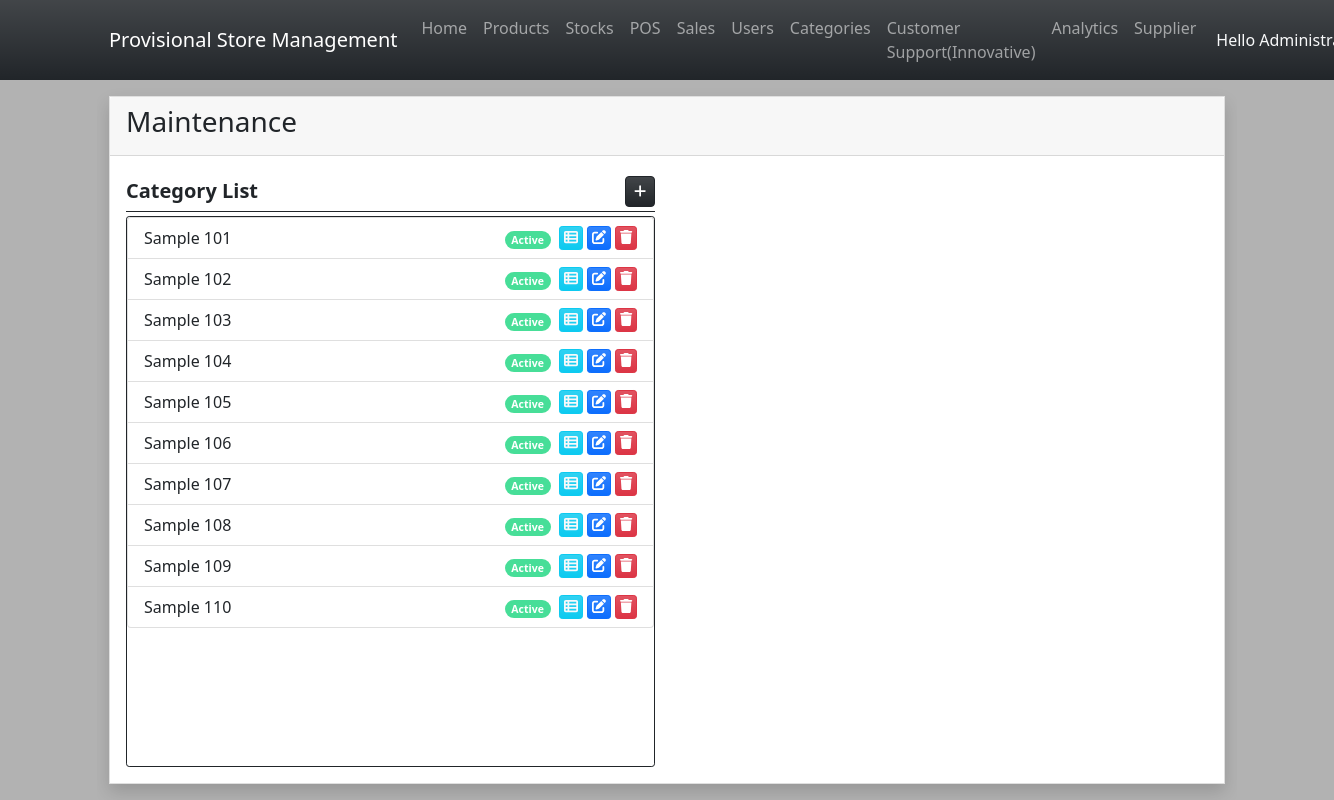
Screenshot of /?page=maintenance (signed in) with the database file from the repository.
### tables this page shows
CREATE TABLE `category_list` (
  `category_id` int(30) NOT NULL,
  `name` text NOT NULL,
  `description` text NOT NULL,
  `status` tinyint(1) NOT NULL DEFAULT 1,
  `delete_flag` tinyint(1) NOT NULL DEFAULT 0,
  `date_created` datetime NOT NULL DEFAULT current_timestamp(),
  `date_updated` datetime DEFAULT NULL ON UPDATE current_timestamp()
);

### maintenance.php (the view, shortened to what this page needs)
<div class="card h-100 d-flex flex-column rounded-0 shadow">
    <div class="card-header d-flex justify-content-between">
        <h3 class="card-title">Maintenance</h3>
    </div>
    <div class="card-body flex-grow-1">
        <div class="col-12 h-100">
            <div class="row h-100">
                <div class="col-md-6 h-100 d-flex flex-column">
                    <div class="w-100 d-flex border-bottom border-dark py-1 mb-1">
                        <div class="fs-5 col-auto flex-grow-1"><b>Category List</b></div>
                        <div class="col-auto flex-grow-0 d-flex justify-content-end">
                            <a href="javascript:void(0)" id="new_category" class="btn btn-dark btn-sm bg-gradient rounded-2" title="Add Category"><span class="fa fa-plus"></span></a>
                        </div>
                    </div>
                    <div class="h-100 overflow-auto border rounded-1 border-dark">
                        <ul class="list-group">
                            <?php
                            $cat_qry = $conn->query("SELECT * FROM `category_list` where delete_flag = 0 order by `name` asc");
                            while($row = $cat_qry->fetch_assoc()):
                            ?>
                            <li class="list-group-item d-flex">
                                <div class="col-auto flex-grow-1">
                                    <?php echo $row['name'] ?>
                                </div>
                                <div class="col-auto pe-2">
                                    <?php
                                        if(isset($row['status']) && $row['status'] == 1){
                                            echo "<small><span class='badge rounded-pill bg-success'>Active</span></small>";
                                        }else{
                                            echo "<small><span class='badge rounded-pill bg-danger'>Inactive</span></small>";
                                        }
                                    ?>
                                </div>
                                <div class="col-auto d-flex justify-content-end">
                                    <a href="javascript:void(0)" class="view_category btn btn-sm btn-info text-light bg-gradient py-0 px-1 me-1" title="View Category Details" data-id="<?php echo $row['category_id'] ?>" ><span class="fa fa-th-list"></span></a>
                                    <a href="javascript:void(0)" class="edit_category btn btn-sm btn-primary bg-gradient py-0 px-1 me-1" title="Edit Category Details" data-id="<?php echo $row['category_id'] ?>"  data-name="<?php echo $row['name'] ?>"><span class="fa fa-edit"></span></a>
                                    <a href="javascript:void(0)" class="delete_category btn btn-sm btn-danger bg-gradient py-0 px-1" title="Delete Category" data-id="<?php echo $row['category_id'] ?>"  data-name="<?php echo $row['name'] ?>"><span class="fa fa-trash"></span></a>
                                </div>
                            </li>
                            <?php endwhile; ?>
                        </ul>
                    </div>
                </div>
            </div>
        </div>
    </div>
</div>

### index.php (style rules this page uses)
:root { --bs-success-rgb:71, 222, 152 !important; }
html,body { height:100%; width:100%; }
@media screen { body { background-image:url('./images/new.jpg') !important; background-size:cover; background-repeat:no-repeat; background-position:center center; backdrop-filter: brightness(0.7); } }

### rows the page displays
category_list: name "Sample 101", status "Active"
category_list: name "Sample 102", status "Active"
category_list: name "Sample 103", status "Active"
category_list: name "Sample 104", status "Active"
category_list: name "Sample 105", status "Active"
category_list: name "Sample 106", status "Active"
category_list: name "Sample 107", status "Active"
category_list: name "Sample 108", status "Active"
category_list: name "Sample 109", status "Active"
category_list: name "Sample 110", status "Active"
